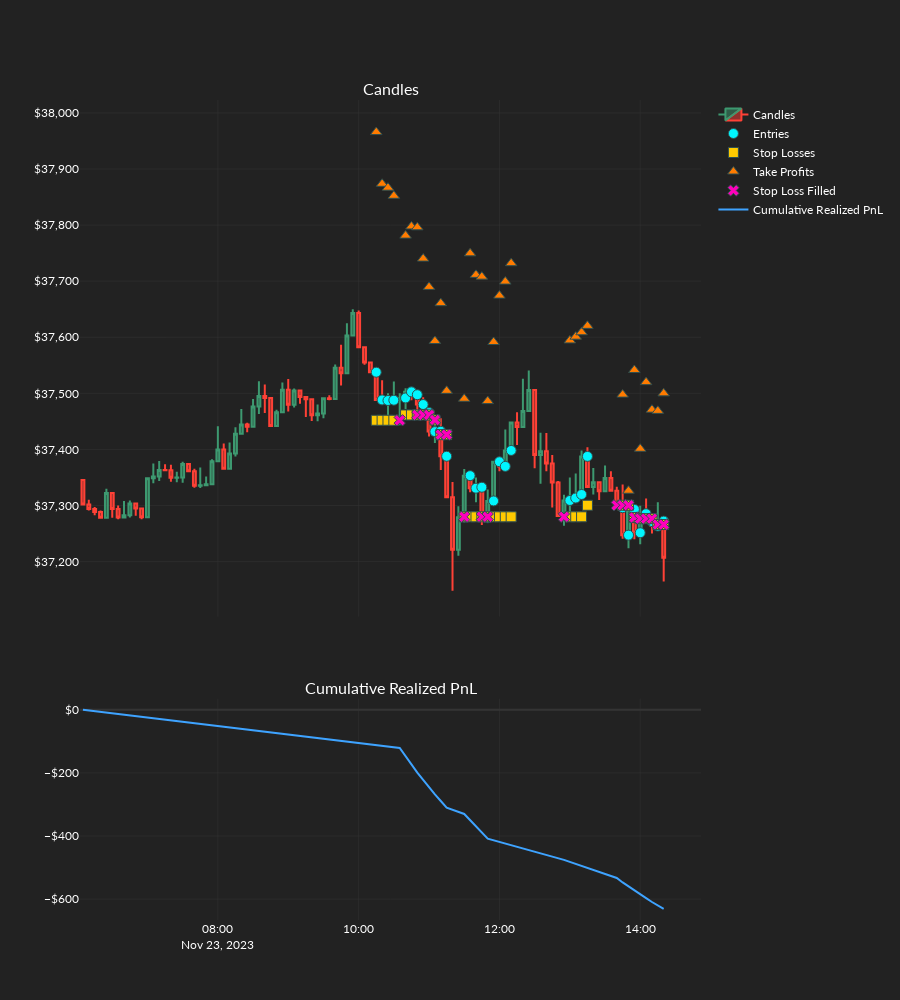

Notebook code cell kept with this figure:
### Code cell
backtest_df = nb_sim_backtest(
    backtest_settings=backtest_settings,
    candles=candles_np,
    dos_arrays=dos_arrays,
    exchange_settings=mufex_main.exchange_settings,
    long_short="long",
    logger_bool=True,
    nb_strat_evaluate=nb_strat_long_evaluate,
    nb_strat_get_current_ind_settings=nb_strat_get_current_ind_settings,
    nb_strat_get_ind_set_str=nb_strat_get_ind_set_str,
    nb_strat_get_total_ind_settings=nb_strat_get_total_ind_settings,
    nb_strat_ind_creator=nb_strat_bt_create_ind,
    static_os=static_os,
    dos_index=0,
    ind_set_index=0,
    plot_results=True,
)
